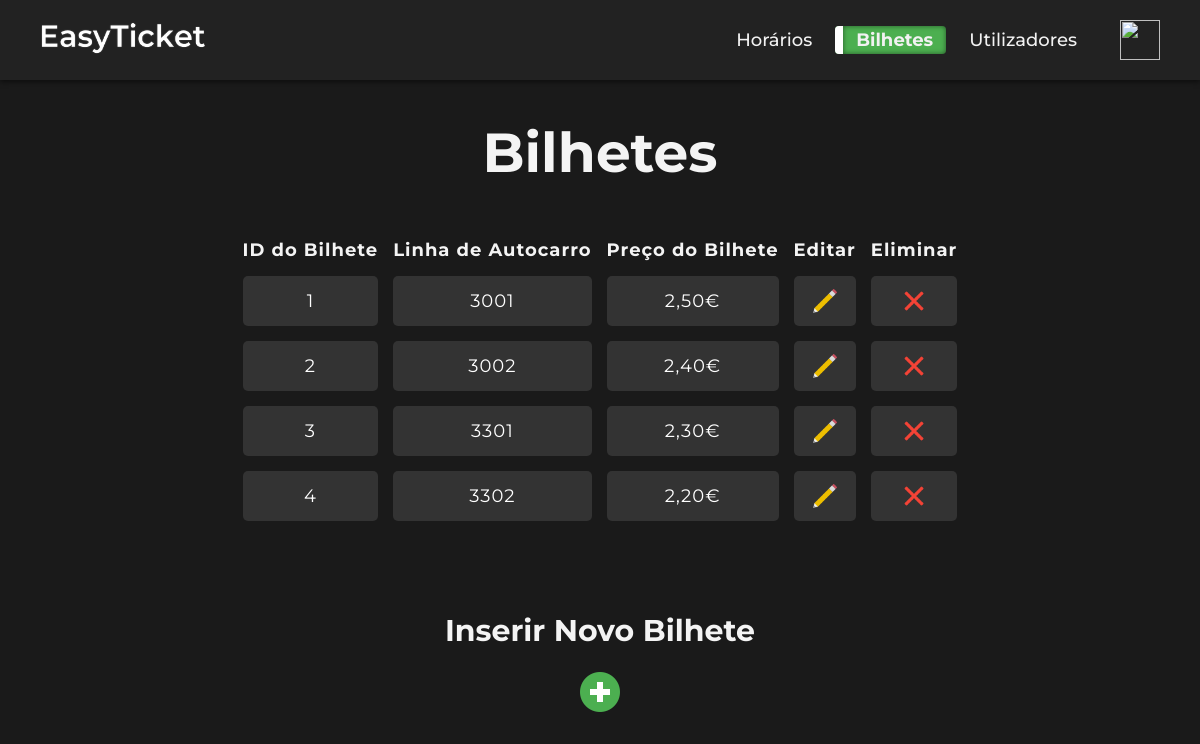
The app's page /bilhetes.php (signed in) with its own data.
### tables this page shows
CREATE TABLE `bilhetes` (
  `id_bilhete` int(11) NOT NULL,
  `linha_autocarro` int(4) NOT NULL,
  `preco_bilhete` double NOT NULL
);

### bilhetes.php (the view, shortened to what this page needs)
<?php
if ($_SESSION['tipo_utilizador'] == 'admin') {
    require_once('menu.php');
} elseif ($_SESSION['tipo_utilizador'] == 'user') {
    require_once('menu2.php');
} elseif ($_SESSION['tipo_utilizador'] == 'semregisto') {
    require_once('menu3.php');
}
require_once('ligarbd.php');
$consulta = "SELECT id_bilhete, linha_autocarro, preco_bilhete FROM bilhetes ORDER BY linha_autocarro";
$resultado = mysqli_query($basedados, $consulta);
$nregistos = mysqli_num_rows($resultado);
?>
<html>
<head>
    <link href="style.css" rel="stylesheet" type="text/css">
</head>
<body>
<center>
    <br>
<h1>Bilhetes</h1>
    <br><br>
    <table>
        <tr>
            <?php if (isset($_SESSION['tipo_utilizador']) && $_SESSION['tipo_utilizador'] === "admin"): ?>
                <th>ID do Bilhete</th>
            <?php endif; ?>
            <th>Linha de Autocarro</th>
            <th>Preço do Bilhete</th>
            <?php if (isset($_SESSION['tipo_utilizador']) && $_SESSION['tipo_utilizador'] === "admin"): ?>
                <th>Editar</th>
                <th>Eliminar</th>
            <?php endif; ?>
        </tr>
        <?php
        for ($i = 0; $i < $nregistos; $i++) {
            $registo = mysqli_fetch_array($resultado);
            echo '<tr>';
            if (isset($_SESSION['tipo_utilizador']) && $_SESSION['tipo_utilizador'] === "admin") {
                echo '<td>' . $registo['id_bilhete'] . '</td>';
            }
            echo '<td>' . $registo['linha_autocarro'] . '</td>';
            echo '<td>' . number_format($registo['preco_bilhete'], 2, ',', '.') . '€</td>';
            if (isset($_SESSION['tipo_utilizador']) && $_SESSION['tipo_utilizador'] === "admin") {
                echo '<td align="center"> <a onClick="confirmaatualizar(' . $registo['id_bilhete'] . ');" style="cursor: pointer;">';
                echo '<img src="img/atualizar.png"  class="img-icon" > </a></td>';
                echo '<td align="center"> <a onClick="confirmaremover(' . $registo['id_bilhete'] . ');" style="cursor: pointer;">';
                echo '<img src="img/eliminar.png"  class="img-icon"> </a></td>';
            }
            echo '</tr>';
        }
        ?>
    </table>
    <br>
    <br>
    <br>
    <br>
    <?php if ($_SESSION['tipo_utilizador'] === 'admin'): ?>
<h2>Inserir Novo Bilhete</h2>
<br>
<a onclick=confirmainserir()>
    <img src="img/inserir.png" style="cursor: pointer;" >
</a>
<br><br>
<?php endif; ?>
</center>
</body>
</html>

### style_navbar.css (style rules this page uses)
body { font-family: Arial, sans-serif; font-weight: 500; margin: 0; padding: 0; background-color: #1a1a1a; color: #f4f4f4; }
* { margin: 0; padding: 0; box-sizing: border-box; font-family: 'Montserrat', sans-serif; user-select: none; -moz-user-select: none; -webkit-user-select: none; -ms-user-select: none; -webkit-user-drag: none; -khtml-user-drag: none; -moz-user-drag: none; -o-user-drag: none; }
@media screen and (max-width: 1919px) and (min-width: 501px) { h1 { font-size: 50px; margin-top: 20px; } }
@media screen and (max-width: 1919px) and (min-width: 501px) { h2 { font-size: 30px; } }
@media screen and (max-width: 1919px) and (min-width: 501px) { body { font-family: Arial, sans-serif; font-weight: 500; margin: 0; padding: 0; background-color: #1a1a1a; color: #f4f4f4; } }
@media screen and (max-width: 1919px) and (min-width: 501px) { a { color: #2ece36; font-weight: 500; font-size: 20px; text-decoration: none; transition: color 0.3s ease; } }

### style.css (style rules this page uses)
* { user-select: none; -moz-user-select: none; -webkit-user-select: none; -ms-user-select: none; -webkit-user-drag: none; -khtml-user-drag: none; -moz-user-drag: none; -o-user-drag: none; margin: 0; padding: 0; box-sizing: border-box; font-family: 'Montserrat', sans-serif; }
@media screen and (max-width: 1919px) and (min-width: 501px) { h1 { font-size: 55px; margin-top: 20px; text-align: center; } }
@media screen and (max-width: 1919px) and (min-width: 501px) { h2 { font-size: 30px; } }
@media screen and (max-width: 1919px) and (min-width: 501px) { body { font-family: Arial, sans-serif; font-weight: 500; margin: 0; padding: 0; background-color: #1a1a1a; color: #f4f4f4; } }
@media screen and (max-width: 1919px) and (min-width: 501px) { a { color: #2ece36; font-weight: 500; font-size: 17px; text-decoration: none; transition: color 0.3s ease; } }
@media screen and (max-width: 1919px) and (min-width: 501px) { table { margin: 0 auto; border-collapse: separate; border-spacing: 15px; font-size: 18px; text-align: center; letter-spacing: 1px; vertical-align: middle; width: auto; } }
@media screen and (max-width: 1919px) and (min-width: 501px) { td { border-radius: 5px; background-color: rgb(51, 51, 51); padding: 10px; color: white; } }
@media screen and (max-width: 1919px) and (min-width: 501px) { .img-icon { width: 30px; height: 30px; margin: 0 auto; display: block; } }

### records on screen
bilhetes: id_bilhete "1", linha_autocarro "3001", preco_bilhete "2,50"
bilhetes: id_bilhete "2", linha_autocarro "3002", preco_bilhete "2,40"
bilhetes: id_bilhete "3", linha_autocarro "3301", preco_bilhete "2,30"
bilhetes: id_bilhete "4", linha_autocarro "3302", preco_bilhete "2,20"
